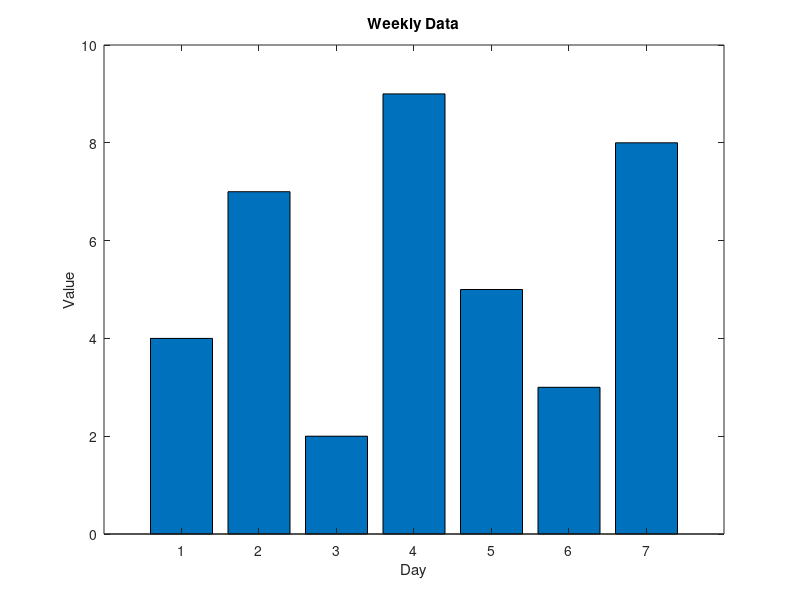

Write MATLAB code to recreate this figure.
% Bar Chart — Simple bar chart
% Visualize a week of data as vertical bars.
% Pull toolbox functions (signal, stats, graphics, io) into scope so we
% can call them by short name (fft, butter, plot, std, ...). Without this,
% we'd need fully qualified names like signal.transforms.fft(...).


clear
close all

figure
bar([4 7 2 9 5 3 8])
title('Weekly Data')
xlabel('Day')
ylabel('Value')
